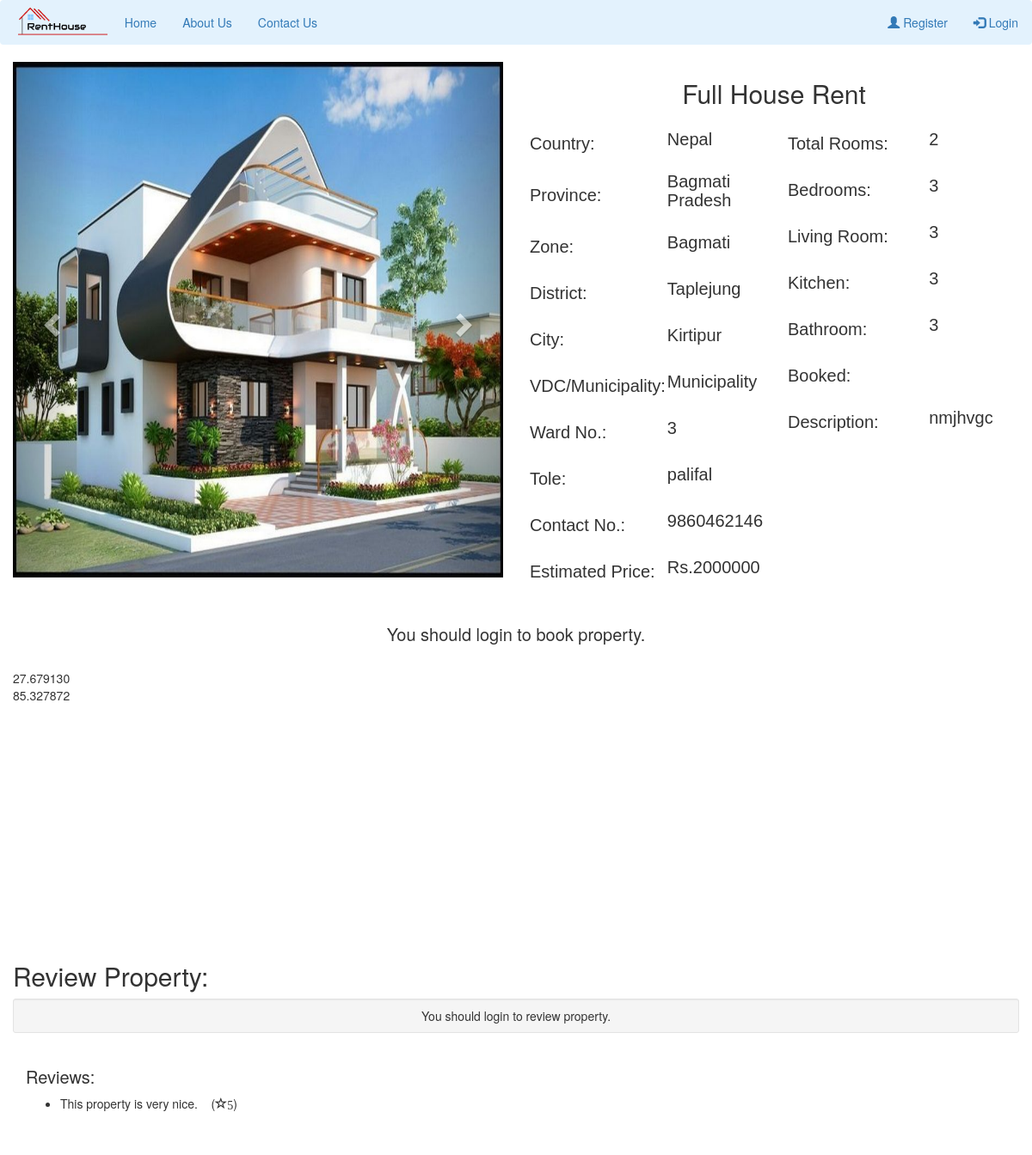
Screenshot of /view-property.php?property_id=123 with the database file from the repository.
### tables this page shows
CREATE TABLE `property_photo` (
  `property_photo_id` int(12) NOT NULL,
  `p_photo` varchar(500) NOT NULL,
  `property_id` int(11) NOT NULL
);

CREATE TABLE `add_property` (
  `property_id` int(10) NOT NULL,
  `country` varchar(50) NOT NULL,
  `province` varchar(50) NOT NULL,
  `zone` varchar(50) NOT NULL,
  `district` varchar(50) NOT NULL,
  `city` varchar(100) NOT NULL,
  `vdc_municipality` varchar(50) NOT NULL,
  `ward_no` int(10) NOT NULL,
  `tole` varchar(100) NOT NULL,
  `contact_no` bigint(10) NOT NULL,
  `property_type` varchar(50) NOT NULL,
  `estimated_price` bigint(10) NOT NULL,
  `total_rooms` int(10) NOT NULL,
  `bedroom` int(10) NOT NULL,
  `living_room` int(10) NOT NULL,
  `kitchen` int(10) NOT NULL,
  `bathroom` int(10) NOT NULL,
  `description` varchar(2000) NOT NULL,
  `latitude` decimal(9,6) NOT NULL,
  `longitude` decimal(9,6) NOT NULL,
  `owner_id` int(10) NOT NULL
);

CREATE TABLE `review` (
  `review_id` int(10) NOT NULL,
  `comment` varchar(500) NOT NULL,
  `rating` int(5) NOT NULL,
  `property_id` int(11) NOT NULL
);

### view-property.php (the view, shortened to what this page needs)
<!DOCTYPE html>
<html>
<head>
</head>
<body>
<?php
include('navbar.php');
include('booking-engine.php');
?>
<?php
	$property_id=$_GET['property_id'];
    $sql="SELECT * from add_property where property_id='$property_id'";
	$query=mysqli_query($db,$sql);
	if(mysqli_num_rows($query)>0)
{
    while($rows=mysqli_fetch_assoc($query)){
    $sql2="SELECT * FROM property_photo where property_id='$property_id'";
    $query2=mysqli_query($db,$sql2);
    $rowcount=mysqli_num_rows($query2);
?>
<div class="container-fluid">
  <div class="row">
    <div class="col-sm-6">
<div id="myCarousel" class="carousel slide" data-ride="carousel">
  <div class="carousel-inner" role="listbox">
  <?php
  for($i=1;$i<=$rowcount;$i++)
  {
      $row=mysqli_fetch_array($query2);
      $photo=$row['p_photo'];
  ?>
  <?php
  if($i==1)
  {
  ?>
  <div class="item active">
      <img class="d-block img-fluid" src="owner/<?php echo $photo ?>" alt="First slide" width="100%" style="max-height: 600px; min-height: 600px;">
    </div>
  <?php
  }
  else
  {
    ?>
    <div class="item">
      <img class="d-block img-fluid" src="owner/<?php echo $photo ?>" alt="First slide" width="100%" style="max-height: 600px; min-height: 600px;">
    </div>
 <?php
   }
  }
  ?>
  </div>
  <a class="left carousel-control" href="#myCarousel" role="button" data-slide="prev">
    <span class="glyphicon glyphicon-chevron-left" aria-hidden="true"></span>
  </a>
  <a class="right carousel-control" href="#myCarousel" role="button" data-slide="next">
    <span class="glyphicon glyphicon-chevron-right" aria-hidden="true"></span>
  </a>
</div>
</div>
<div class="col-sm-6">
  <center><h2><?php echo $rows['property_type'] ?></h2></center>
  <div class="row">
    <div class="col-sm-6">
      <div class="row">
      <div class="col-sm-6">
          <table>
            <tr>
              <td><h3>Country:</h3></td>
              <td><h4><?php echo $rows['country']; ?></h4></td>
            </tr>
            <tr>
              <td><h3>Province:</h3></td>
              <td><h4><?php echo $rows['province']; ?></h4></td>
            </tr>
            <tr>
              <td><h3>Zone:</h3></td>
              <td><h4><?php echo $rows['zone']; ?></h4></td>
            </tr>
            <tr>
              <td><h3>District:</h3></td>
              <td><h4><?php echo $rows['district']; ?></h4></td>
            </tr>
            <tr>
              <td><h3>City:</h3></td>
              <td><h4><?php echo $rows['city']; ?></h4></td>
            </tr>
            <tr>
              <td><h3>VDC/Municipality:</h3></td>
              <td><h4><?php echo $rows['vdc_municipality']; ?></h4></td>
            </tr>
            <tr>
              <td><h3>Ward No.:</h3></td>
              <td><h4><?php echo $rows['ward_no']; ?></h4></td>
            </tr>
            <tr>
              <td><h3>Tole:</h3></td>
              <td><h4><?php echo $rows['tole']; ?></h4></td>
            </tr>
            <tr>
              <td><h3>Contact No.:</h3></td>
              <td><h4><?php echo $rows['contact_no']; ?></h4></td>
            </tr>
            <tr>
              <td><h3>Estimated Price:</h3></td>
              <td><h4>Rs.<?php echo $rows['estimated_price']; ?></h4></td>
            </tr>
          </table>
        </div>
      </div>
    </div>
    <div class="col-sm-6">
      <table>
            <tr>
              <td><h3>Total Rooms:</h3></td>
              <td><h4><?php echo $rows['total_rooms']; ?></h4></td>
            </tr>
            <tr>
              <td><h3>Bedrooms:</h3></td>
              <td><h4><?php echo $rows['bedroom']; ?></h4></td>
            </tr>
            <tr>
              <td><h3>Living Room:</h3></td>
              <td><h4><?php echo $rows['living_room']; ?></h4></td>
            </tr>
            <tr>
              <td><h3>Kitchen:</h3></td>
              <td><h4><?php echo $rows['kitchen']; ?></h4></td>
            </tr>
            <tr>
              <td><h3>Bathroom:</h3></td>
              <td><h4><?php echo $rows['bathroom']; ?></h4></td>
            </tr>
            <tr>
              <td><h3>Booked:</h3></td>
              <td><h4><?php echo $rows['booked']; ?></h4></td>
            </tr>
            <tr>
              <td><h3>Description:</h3></td>
              <td><h4><?php echo $rows['description']; ?></h4></td>
            </tr>
          </table>
    </div>
  </div>
</div>
</div>
<br>
<?php
if(isset($_SESSION["email"]) && !empty($_SESSION['email'])){
?>
<form method="POST">
<div class="row">
  <div class="col-sm-6">
    <?php
    $booked=$rows['booked'];
    if ($booked=='No'){ ?>
      <input type="hidden" name="property_id" value="<?php echo $rows['property_id']; ?>">
    <input type="submit" class="btn btn-lg btn-primary" name="book_property" style="width: 100%" value="Book Property">
  <?php } else { ?>
    <input type="submit" class="btn btn-lg btn-primary" style="width: 100%" value="Property Booked" disabled>
  <?php } ?>
  </div>
</form>
<form method="POST" action="chatpage.php">
  <div class="col-sm-6">
    <input type="hidden" name="owner_id" value="<?php echo $rows['owner_id']; ?>">
    <input type="submit" class="btn btn-lg btn-success" name="send_message" style="width: 100%" value="Send Message" >
  </div>
  </form>
</div>
<?php }
else{
  echo "<center><h3>You should login to book property.</h3></center>";
}
 ?>
<br>
<div id="map" style="width: 100%; height: 300px;">
  <div id="lat"><?php echo  $rows['latitude'];?></div>
  <div id="lon"><?php echo  $rows['longitude'];?></div>
</div>
<br>
<?php }} ?>
</div>
<div class="container-fluid">
  <h2>Review Property:</h2>
      <div class="well well-sm">
            <div class="text-right">
<?php
if(isset($_SESSION["email"]) && !empty($_SESSION['email'])){
?>
                <a class="btn btn-success btn-info" href="#reviews-anchor" style="width: 100%" id="open-review-box">Leave a Review</a>
            </div>
            <div class="row" id="post-review-box" style="display:none;">
                <div class="col-md-12">
                    <form accept-charset="UTF-8" method="POST">
                      <input name="property_id" type="hidden" value="<?php echo $property_id; ?>">
                        <input id="ratings-hidden" name="rating" type="hidden">
                        <textarea class="form-control animated" cols="50" id="new-review" name="comment" placeholder="Enter your review here..." rows="5"></textarea>
                        <div class="text-right">
                            <div class="stars starrr" data-rating="0"></div>
                            <a class="btn btn-danger btn-sm" href="#" id="close-review-box" style="display:none; margin-right: 10px;">
                            <span class="glyphicon glyphicon-remove"></span>Cancel</a>
                            <button class="btn btn-success btn-lg" type="submit" name="review">Save</button>
                        </div>
                    </form>
                </div>
                </div>
              <?php }
              else{
                echo "<center>You should login to review property.</center>";
              }
              ?>
        </div>
</div>
<?php
    $sql1="SELECT * from review where property_id='$property_id'";
  $query=mysqli_query($db,$sql1);
echo '<div class="container-fluid">';
    echo '<h3>Reviews:</h3>';
    echo '</div>';
  if(mysqli_num_rows($query)>0)
{
    while($row=mysqli_fetch_assoc($query)){
      ?>
      <div class="container-fluid">
        <ul><li><?php echo $row['comment']; ?> &nbsp;&nbsp;&nbsp;(<span class="glyphicon glyphicon-star-empty" style="size: 50px;"><?php echo $row['rating']; ?></span>)</li></ul>
      </div>
      <?php
    }
  }
 ?>
<br><br>
</body>
</html>

### view-property.php (style rules this page uses)
h3 { font-size: 20px; }
h4 { font-size: 20px; }
table { font-family: arial, sans-serif; border-collapse: collapse; width: 100%; }
td, th { text-align: left; padding: 1px; }

### rows the page displays
add_property: property_type "Full House Rent", country "Nepal", province "Bagmati Pradesh", zone "Bagmati", district "Taplejung", city "Kirtipur", vdc_municipality "Municipality", ward_no "3", tole "palifal", contact_no "9860462146", estimated_price "2000000", total_rooms "2", bedroom "3", living_room "3", kitchen "3", bathroom "3", description "nmjhvgc", latitude "27.679130", longitude "85.327872"
property_photo: p_photo (picture)
review: comment "This property is very nice.", rating "5"
